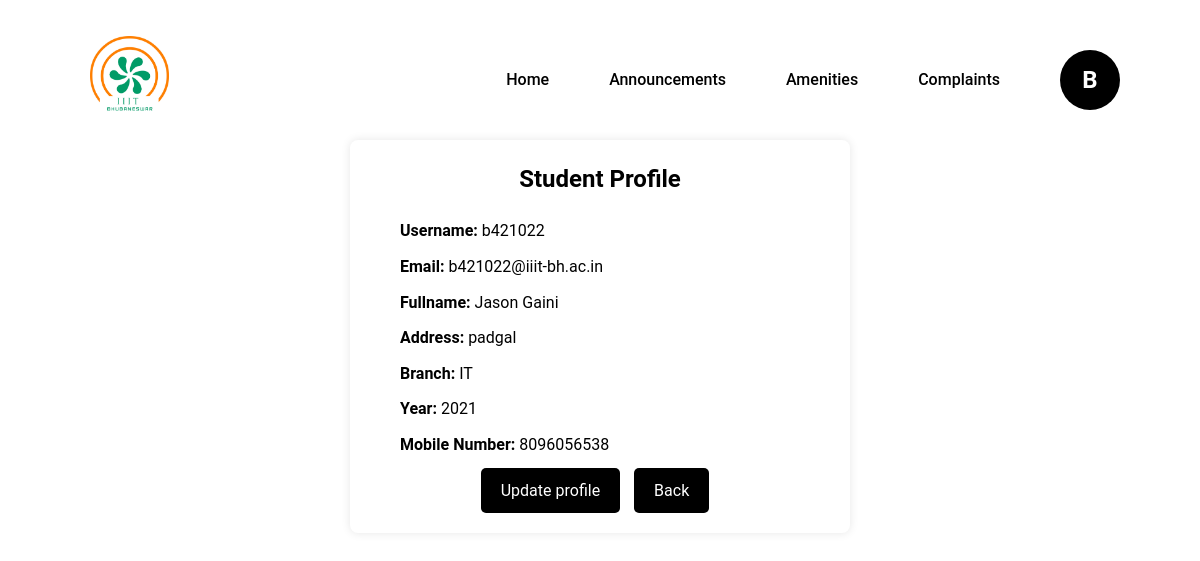
Screenshot of /student/profile/ (signed in) with the database file from the repository.
### users/models.py (models this page shows, shortened)
class StudentProfile(models.Model):
    user = models.OneToOneField(User, on_delete=models.CASCADE)
    email = models.EmailField(null=True)
    address = models.CharField(max_length=255)
    fullname = models.CharField(max_length=255)
    branch = models.CharField(max_length=255)  # ForeignKey relationship with Branch
    year = models.CharField(max_length=10)
    mobile_no = models.CharField(max_length=15)

### users/views.py (the view)
# urls.py: path('student/profile/', views.student_profile, name='student_profile'),
@login_required
def student_profile(request):
    if hasattr(request.user, 'studentprofile'):
        student_profile = request.user.studentprofile
        return render(request, 'student_profile.html', {'student_profile': student_profile})
    else:
        messages.error(request, "You are not authorized to view this page.")
        return redirect(request, 'home.html')

### users/templates/student_profile.html (shortened to what this page needs)
{% extends 'base.html' %}
{% block content %}
        <h2>Student Profile</h2>
        <p><strong>Username:</strong> {{ student_profile.user.username }}</p>
        <p><strong>Email:</strong> {{ student_profile.user.email }}</p>
        <p><strong>Fullname:</strong> {{ student_profile.fullname }}</p>
        <p><strong>Address:</strong> {{ student_profile.address }}</p>
        <p><strong>Branch:</strong> {{ student_profile.branch }}</p>
        <p><strong>Year:</strong> {{ student_profile.year }}</p>
        <p><strong>Mobile Number:</strong> {{ student_profile.mobile_no }}</p>
        <a href="{% url 'update-student-profile' %}" class="btn btn-dark">Update profile</a>
        <a href="{% url 'student_dashboard' %}" class="btn btn-dark">Back</a>
{% endblock %}

### users/templates/base.html (shortened to what this page needs)
{% load static %}
<!DOCTYPE html>
<html lang="en">
<head>
    <link rel="stylesheet" href="{% static 'css/dashboard_styles.css' %}">
    <link rel="stylesheet" href="https://cdnjs.cloudflare.com/ajax/libs/font-awesome/6.0.0-beta3/css/all.min.css">
</head>
<body>
<nav>
    <div class="logo">
        <img src="{% static 'images/home_logo.png' %}" alt="Logo">
    </div>
    <div class="list-items">
        <ul class="nav-links">
            <li><a href="{% url 'student_dashboard' %}">Home</a></li>
            <li><a href="{% url 'student_notice_list' %}">Announcements</a></li>
            <li class="dropdown">
                <a href="#">Amenities</a>
            </li>
            <li><a href="{% url 'student_complaints_list' %}">Complaints</a></li>
            <li class="profile dropdown">
                <a href="#" id="profileDropdown" role="button">
                    <div class="profile-initial">{{ request.user.username|slice:":1"|capfirst }}</div>
                </a>
            </li>
        </ul>
    </div>
</nav>
<div class="container mt-4">
    {% block content %}
    {% endblock %}
</div>
</body>
</html>

### static/css/dashboard_styles.css (style rules this page uses)
* { margin: 0; padding: 0; box-sizing: border-box; }
body { font-family: 'Roboto', sans-serif; }
nav { display: flex; align-items: center; justify-content: space-between; background-color: white; padding: 0 20px; width: 100%; height: 120px; margin: 0; }
.logo img { height: 80px; margin-left: 50px; }
.nav-links { list-style: none; display: flex; flex: 1; justify-content: flex-end; align-items: center; }
.nav-links li { position: relative; margin-right: 20px; }
.nav-links a { font-size: 16px; font-weight: 550; color: black; text-decoration: none; padding: 15px 20px; display: block; }
.profile { display: flex; align-items: center; cursor: pointer; }
.profile-initial { width: 60px; height: 60px; background-color: black; color: white; display: flex; align-items: center; justify-content: center; border-radius: 50%; font-size: 24px; font-weight: bold; }

### users/templates/student_profile.html (style rules this page uses)
body { font-family: Roboto, sans-serif; line-height: 1.6; padding: 20px; }
h2 { font-size: 24px; margin-bottom: 20px; text-align:center; }
p { margin-bottom: 10px; text-align:left; padding:0 0 0 30px; }
strong { font-weight: bold; }
.btn { display: inline-block; padding: 10px 20px; background-color: #000; color: #fff; text-decoration: none; border: none; border-radius: 5px; margin-right: 10px; cursor: pointer; }
.container { background:#fff; width:500px; margin:0 auto; padding:20px; box-shadow: 0 0 10px rgba(0, 0, 0, 0.1); border-radius: 8px; text-align: center; }

### rows the page displays
StudentProfile: user.username "b421022", user.email "b421022@iiit-bh.ac.in", fullname "Jason Gaini", address "padgal", branch "IT", year "2021", mobile_no "8096056538"

### other values shown
{{ request.user.username|slice:":1"|capfirst }} "B"
